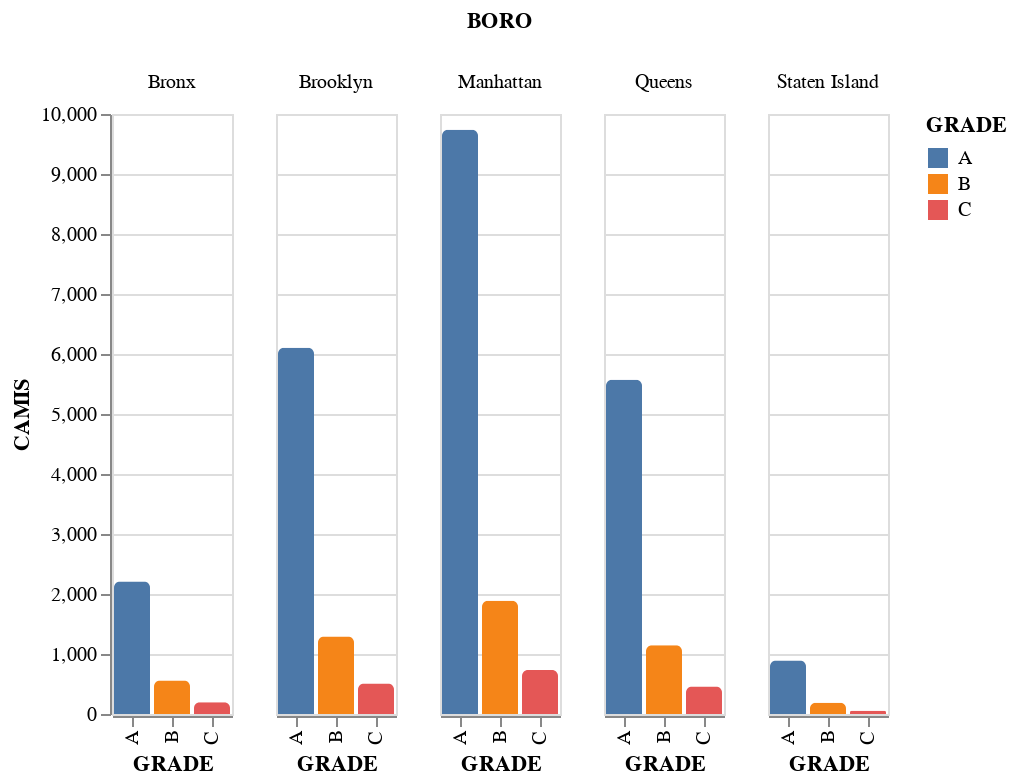

Write notebook code for a chart like this one.
### Code cell
grade_count = df_rest.groupby(['BORO', 'GRADE'])['CAMIS'].nunique().reset_index()

alt.Chart(grade_count).mark_bar(cornerRadiusTopLeft=3,
    cornerRadiusTopRight=3).encode(
    x='GRADE',
    y='CAMIS',
    color='GRADE',
    column='BORO')

### Figure 1 — Vega-Lite specification as saved in the notebook (floating-point values rounded to 4 significant figures)
{"config": {"view": {"continuousWidth": 400, "continuousHeight": 300}}, "data": {"name": "data-1f002d1ec7a0123f9da8f2c98819c326"}, "mark": {"type": "bar", "cornerRadiusTopLeft": 3, "cornerRadiusTopRight": 3}, "encoding": {"color": {"type": "nominal", "field": "GRADE"}, "column": {"type": "nominal", "field": "BORO"}, "x": {"type": "nominal", "field": "GRADE"}, "y": {"type": "quantitative", "field": "CAMIS"}}, "$schema": "https://vega.github.io/schema/vega-lite/v4.0.0.json", "datasets": {"data-1f002d1ec7a0123f9da8f2c98819c326": [{"BORO": "Bronx", "GRADE": "A", "CAMIS": 2210}, {"BORO": "Bronx", "GRADE": "B", "CAMIS": 557}, {"BORO": "Bronx", "GRADE": "C", "CAMIS": 194}, {"BORO": "Brooklyn", "GRADE": "A", "CAMIS": 6103}, {"BORO": "Brooklyn", "GRADE": "B", "CAMIS": 1291}, {"BORO": "Brooklyn", "GRADE": "C", "CAMIS": 510}, {"BORO": "Manhattan", "GRADE": "A", "CAMIS": 9738}, {"BORO": "Manhattan", "GRADE": "B", "CAMIS": 1888}, {"BORO": "Manhattan", "GRADE": "C", "CAMIS": 735}, {"BORO": "Queens", "GRADE": "A", "CAMIS": 5569}, {"BORO": "Queens", "GRADE": "B", "CAMIS": 1146}, {"BORO": "Queens", "GRADE": "C", "CAMIS": 459}, {"BORO": "Staten Island", "GRADE": "A", "CAMIS": 893}, {"BORO": "Staten Island", "GRADE": "B", "CAMIS": 189}, {"BORO": "Staten Island", "GRADE": "C", "CAMIS": 53}]}}
